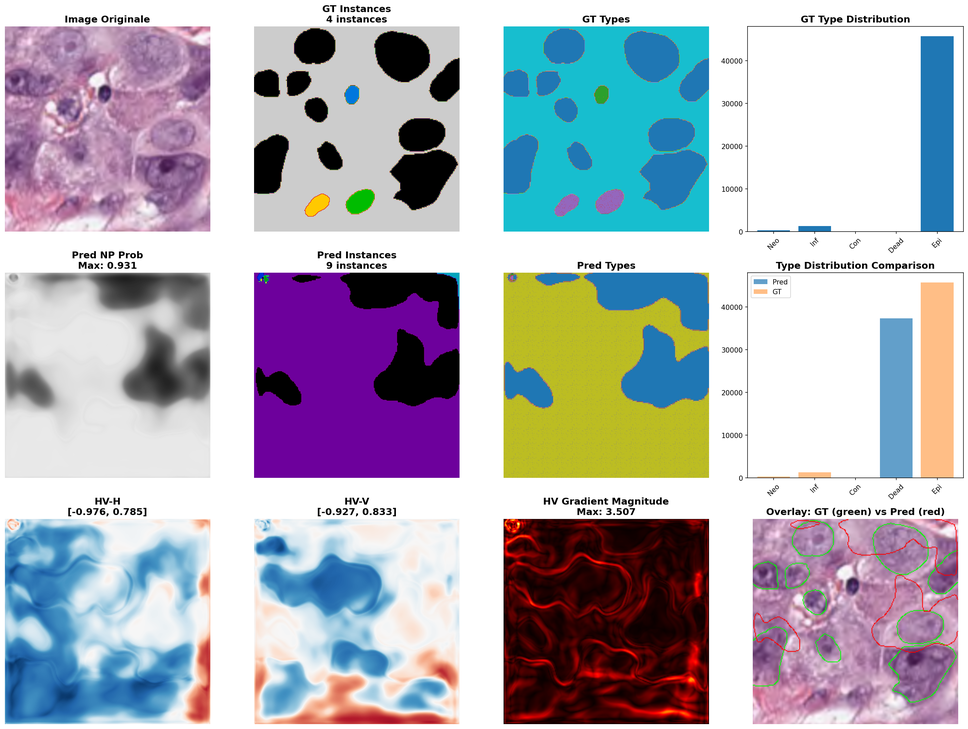
#> input picture diagnostic_image_00000.png, 968 x 729 px, shrunk from 2968 x 2235 before the run
$ python quality_filter.py --input-dir ../.. --output-dir out   (older library calls are emulated)
#> lines starting #> are read from the running program, lines starting #| are printed output that depends on the picture; after the words box and inside, x2 and y2 are one past the last pixel; in counts of white or black regions, pixels touching at a corner belong together
#> in filter_directory, img is the input picture: shape (729, 968, 3); mean B, G, R 186.6, 177.1, 177.5
#!/usr/bin/env python3
"""
Filtrage qualité des images histopathologiques.

Détecte et filtre:
- Images floues
- Artefacts (bulles, plis, marquages)
- Fond blanc excessif
- Problèmes de coloration

Usage:
    python scripts/preprocessing/quality_filter.py --input-dir tiles/ --output-dir filtered/
"""

import argparse
import numpy as np
from pathlib import Path
from typing import Tuple, Dict
import cv2


class QualityFilter:
    """Filtre de qualité pour images histopathologiques."""

    def __init__(
        self,
        blur_threshold: float = 100.0,
        tissue_min: float = 0.3,
        saturation_min: float = 0.1,
        brightness_range: Tuple[int, int] = (30, 220),
    ):
        """
        Args:
            blur_threshold: Seuil de Laplacian variance (< = flou)
            tissue_min: Proportion minimale de tissu
            saturation_min: Saturation minimale moyenne
            brightness_range: Plage de luminosité acceptable
        """
        self.blur_threshold = blur_threshold
        self.tissue_min = tissue_min
        self.saturation_min = saturation_min
        self.brightness_range = brightness_range

    def check_blur(self, image: np.ndarray) -> Tuple[bool, float]:
        """Vérifie le flou via variance du Laplacien."""
        if len(image.shape) == 3:
            gray = cv2.cvtColor(image, cv2.COLOR_RGB2GRAY)
        else:
            gray = image

        laplacian_var = cv2.Laplacian(gray, cv2.CV_64F).var()
        is_sharp = laplacian_var >= self.blur_threshold

        return is_sharp, laplacian_var

    def check_tissue_content(self, image: np.ndarray) -> Tuple[bool, float]:
        """Vérifie la proportion de tissu."""
        if len(image.shape) == 3:
            gray = cv2.cvtColor(image, cv2.COLOR_RGB2GRAY)
        else:
            gray = image

        # Pixels non-blancs = tissu
        tissue_mask = gray < 220
        tissue_ratio = np.mean(tissue_mask)

        has_tissue = tissue_ratio >= self.tissue_min

        return has_tissue, tissue_ratio

    def check_saturation(self, image: np.ndarray) -> Tuple[bool, float]:
        """Vérifie la saturation (coloration H&E)."""
        if len(image.shape) != 3:
            return False, 0.0

        hsv = cv2.cvtColor(image, cv2.COLOR_RGB2HSV)
        saturation = hsv[:, :, 1].mean() / 255.0

        has_color = saturation >= self.saturation_min

        return has_color, saturation

    def check_brightness(self, image: np.ndarray) -> Tuple[bool, float]:
        """Vérifie la luminosité."""
        if len(image.shape) == 3:
            gray = cv2.cvtColor(image, cv2.COLOR_RGB2GRAY)
        else:
            gray = image

        brightness = gray.mean()

        in_range = self.brightness_range[0] <= brightness <= self.brightness_range[1]

        return in_range, brightness

    def detect_artifacts(self, image: np.ndarray) -> Tuple[bool, Dict]:
        """Détecte les artefacts courants."""
        artifacts = {}

        if len(image.shape) != 3:
            return True, artifacts

        # Détection de bulles (zones très claires circulaires)
        gray = cv2.cvtColor(image, cv2.COLOR_RGB2GRAY)
        _, white_mask = cv2.threshold(gray, 240, 255, cv2.THRESH_BINARY)
        white_ratio = np.mean(white_mask) / 255

        if white_ratio > 0.3:
            artifacts['bubbles'] = white_ratio

        # Détection de plis (lignes sombres)
        edges = cv2.Canny(gray, 50, 150)
        lines = cv2.HoughLinesP(edges, 1, np.pi/180, 50, minLineLength=50, maxLineGap=10)
        if lines is not None and len(lines) > 20:
            artifacts['folds'] = len(lines)

        # Détection de marquages (couleurs non-H&E)
        hsv = cv2.cvtColor(image, cv2.COLOR_RGB2HSV)
        # Bleu marqueur
        blue_mask = cv2.inRange(hsv, (100, 50, 50), (130, 255, 255))
        if np.mean(blue_mask) > 0.05:
            artifacts['blue_marker'] = np.mean(blue_mask)

        # Noir marqueur
        black_mask = gray < 20
        if np.mean(black_mask) > 0.1:
            artifacts['black_marker'] = np.mean(black_mask)

        no_artifacts = len(artifacts) == 0

        return no_artifacts, artifacts

    def evaluate(self, image: np.ndarray) -> Dict:
        """Évalue la qualité complète d'une image."""
        is_sharp, blur_score = self.check_blur(image)
#> in check_blur, `gray = cv2.cvtColor(image, cv2.COLOR_RGB2GRAY)`:
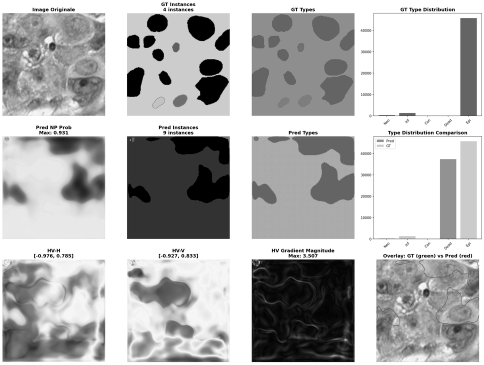
#> gray: shape (729, 968) (shown at 1/2 size); min 0, max 255, mean 178.3
#> in check_blur, `laplacian_var = cv2.Laplacian(gray, cv2.CV_64F).var()`: laplacian_var = 1594.9
#> in check_blur, `is_sharp = laplacian_var >= self.blur_threshold`: is_sharp = True
        has_tissue, tissue_ratio = self.check_tissue_content(image)
        has_color, saturation = self.check_saturation(image)
        in_range, brightness = self.check_brightness(image)
        no_artifacts, artifacts = self.detect_artifacts(image)

        passed = all([is_sharp, has_tissue, has_color, in_range, no_artifacts])

        return {
            'passed': passed,
            'blur': {'passed': is_sharp, 'score': blur_score},
            'tissue': {'passed': has_tissue, 'ratio': tissue_ratio},
            'saturation': {'passed': has_color, 'value': saturation},
            'brightness': {'passed': in_range, 'value': brightness},
            'artifacts': {'passed': no_artifacts, 'detected': artifacts},
        }


def filter_directory(
    input_dir: Path,
    output_dir: Path,
    qfilter: QualityFilter,
    move_rejected: bool = False
) -> Dict:
    """Filtre un répertoire d'images."""
    extensions = ['.png', '.jpg', '.jpeg', '.tif', '.tiff']
    images = [f for f in input_dir.rglob('*') if f.suffix.lower() in extensions]

    output_dir.mkdir(parents=True, exist_ok=True)

    if move_rejected:
        rejected_dir = output_dir.parent / 'rejected'
        rejected_dir.mkdir(parents=True, exist_ok=True)

    stats = {
        'total': len(images),
        'passed': 0,
        'rejected': 0,
        'rejection_reasons': {
            'blur': 0,
            'tissue': 0,
            'saturation': 0,
            'brightness': 0,
            'artifacts': 0,
        }
    }

    for img_path in images:
        img = cv2.imread(str(img_path))
        if img is None:
            continue

        img_rgb = cv2.cvtColor(img, cv2.COLOR_BGR2RGB)
        result = qfilter.evaluate(img_rgb)
#> in evaluate, `is_sharp, blur_score = self.check_blur(image)`: blur_score = 1594.9
#> in check_tissue_content, `tissue_mask = gray < 220`:
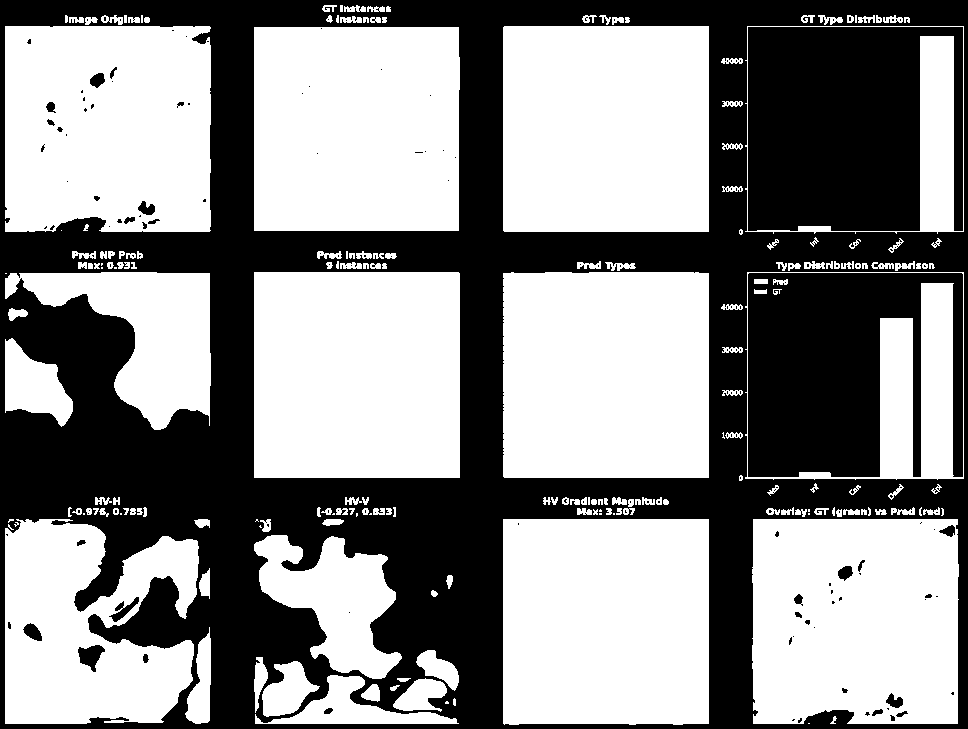
#> tissue_mask: shape (729, 968) bool; 55.3% white; 194 black regions (163 under 20 px), largest, box (x1, y1, x2, y2) and area: (0, 0, 968, 729) 243181, (748, 27, 963, 231) 37032, (748, 273, 963, 477) 32024
#> in check_tissue_content, `tissue_ratio = np.mean(tissue_mask)`: tissue_ratio = 0.553
#> in check_tissue_content, `has_tissue = tissue_ratio >= self.tissue_min`: has_tissue = True
#> in evaluate, `has_tissue, tissue_ratio = self.check_tissue_content(image)`: tissue_ratio = 0.553
#> in check_saturation, `saturation = hsv[:, :, 1].mean() / 255.0`: saturation = 0.3
#> in check_saturation, `has_color = saturation >= self.saturation_min`: has_color = True
#> in evaluate, `has_color, saturation = self.check_saturation(image)`: saturation = 0.3
#> in check_brightness, `brightness = gray.mean()`: brightness = 178.3
#> in check_brightness, `in_range = self.brightness_range[0] <= brightness <= self.brightness_r..`: in_range = True
#> in evaluate, `in_range, brightness = self.check_brightness(image)`: brightness = 178.3
#> in detect_artifacts, `_, white_mask = cv2.threshold(gray, 240, 255, cv2.THRESH_BINARY)`:
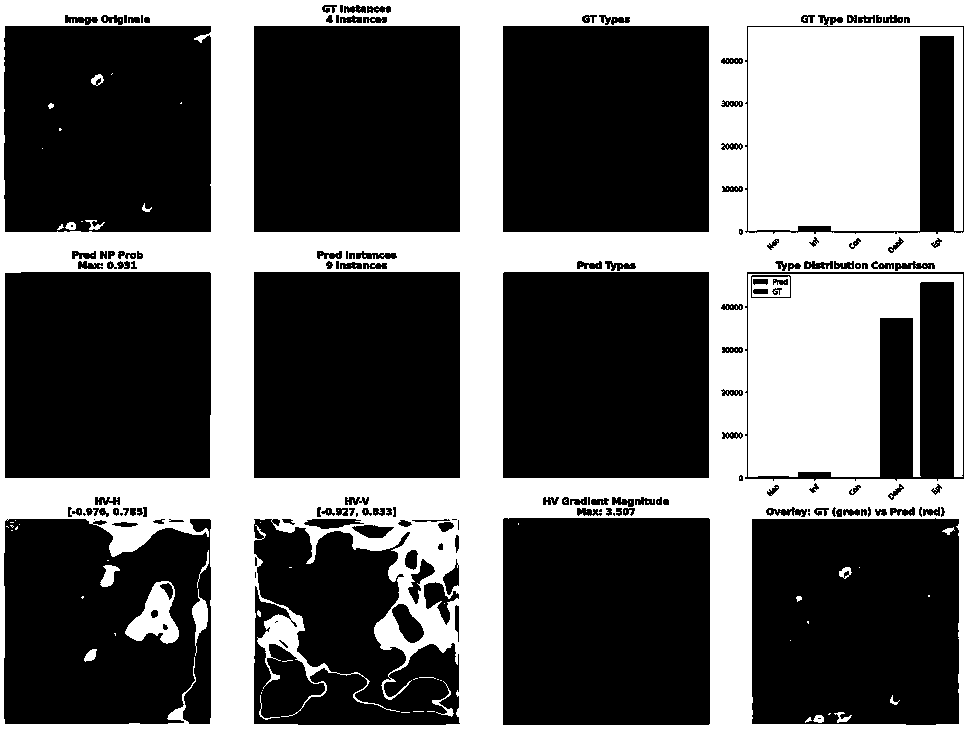
#> white_mask: shape (729, 968); 37.9% white; 182 white regions (157 under 20 px), largest, box (x1, y1, x2, y2) and area: (0, 0, 968, 729) 195255, (748, 27, 963, 231) 37032, (748, 274, 963, 477) 30655
#> in detect_artifacts, `white_ratio = np.mean(white_mask) / 255`: white_ratio = 0.379
#> in detect_artifacts, `edges = cv2.Canny(gray, 50, 150)`:
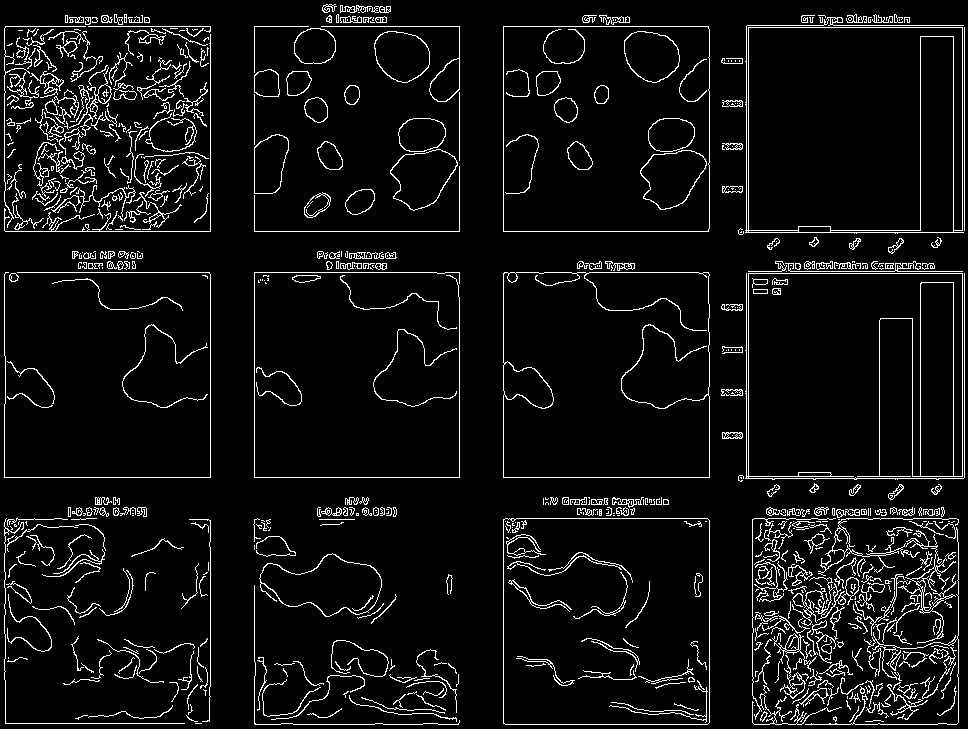
#> edges: shape (729, 968); 6.3% white in thin lines or dots
#> in detect_artifacts, `lines = cv2.HoughLinesP(edges, 1, np.pi/180, 50, minLineLength=50, max..`: lines = 232 rows, first 6: [709, 722, 709, 520], [5, 26, 210, 26], [254, 477, 254, 272], [4, 477, 210, 477], [503, 231, 708, 231], [505, 724, 707, 724]
#> in detect_artifacts, `black_mask = gray < 20`:
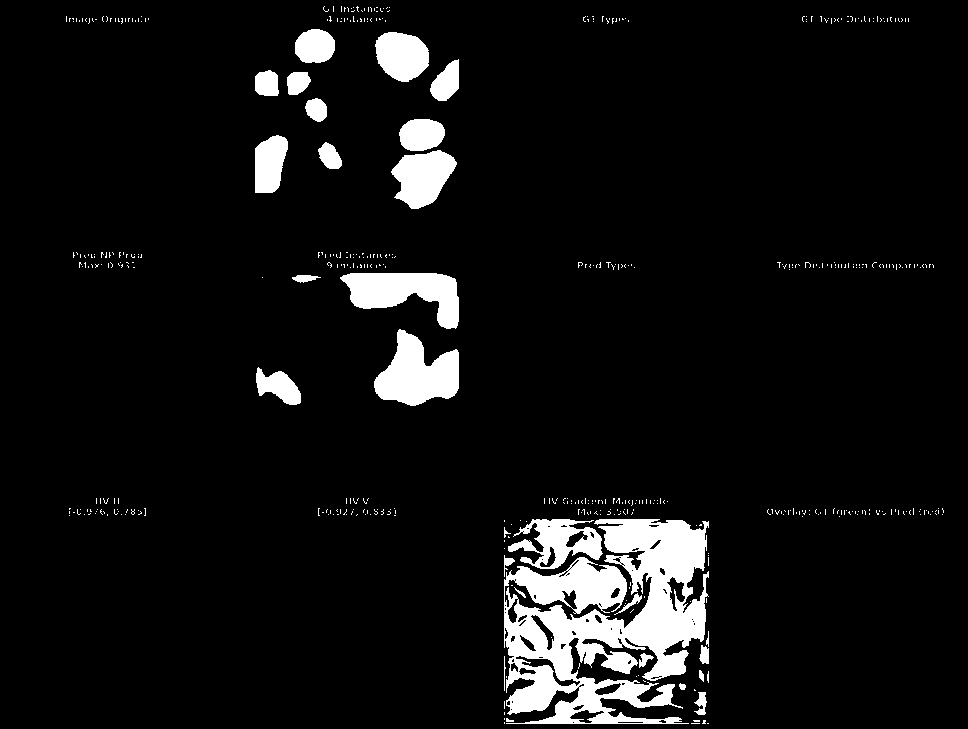
#> black_mask: shape (729, 968) bool; 7% white; 506 white regions (478 under 20 px), largest, box (x1, y1, x2, y2) and area: (504, 519, 709, 724) 24319, (374, 329, 459, 406) 3980, (340, 273, 459, 329) 3793
#> in detect_artifacts, `no_artifacts = len(artifacts) == 0`: no_artifacts = False
#> in evaluate, `no_artifacts, artifacts = self.detect_artifacts(image)`: artifacts = {'bubbles': 0.379, 'folds': 232, 'blue_marker': 27.11}
#> in evaluate, `passed = all([is_sharp, has_tissue, has_color, in_range, no_artifacts])`: passed = False
#> in filter_directory, `result = qfilter.evaluate(img_rgb)`: result = 6 items
#> after the loop in filter_directory, `for key in ['blur', 'tissue', 'saturation', 'brightness', 'artifacts']:`: stats = 4 items

        rel_path = img_path.relative_to(input_dir)

        if result['passed']:
            out_path = output_dir / rel_path
            out_path.parent.mkdir(parents=True, exist_ok=True)
            cv2.imwrite(str(out_path), img)
            stats['passed'] += 1
        else:
            stats['rejected'] += 1

            # Compter les raisons
            for key in ['blur', 'tissue', 'saturation', 'brightness', 'artifacts']:
                if not result[key]['passed']:
                    stats['rejection_reasons'][key] += 1

            if move_rejected:
                out_path = rejected_dir / rel_path
                out_path.parent.mkdir(parents=True, exist_ok=True)
                cv2.imwrite(str(out_path), img)
#> pass 2 of the loop in filter_directory, `for img_path in images:`:
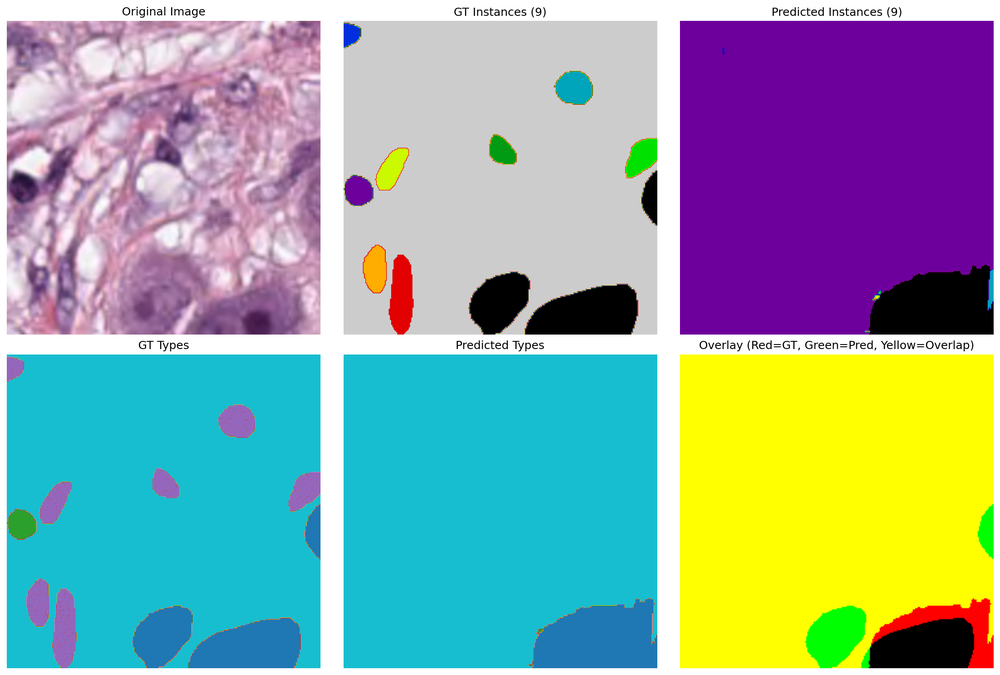
#> input picture image_00002_diagnosis.png, 1000 x 675 px, shrunk from 2206 x 1489 before the run
#> in filter_directory, img is the input picture: shape (675, 1000, 3); mean B, G, R 163.9, 167.5, 142.7
#> img_rgb: shape (675, 1000, 3)
#> gray: shape (675, 1000)
#> in check_tissue_content (call 2), `tissue_mask = gray < 220`:
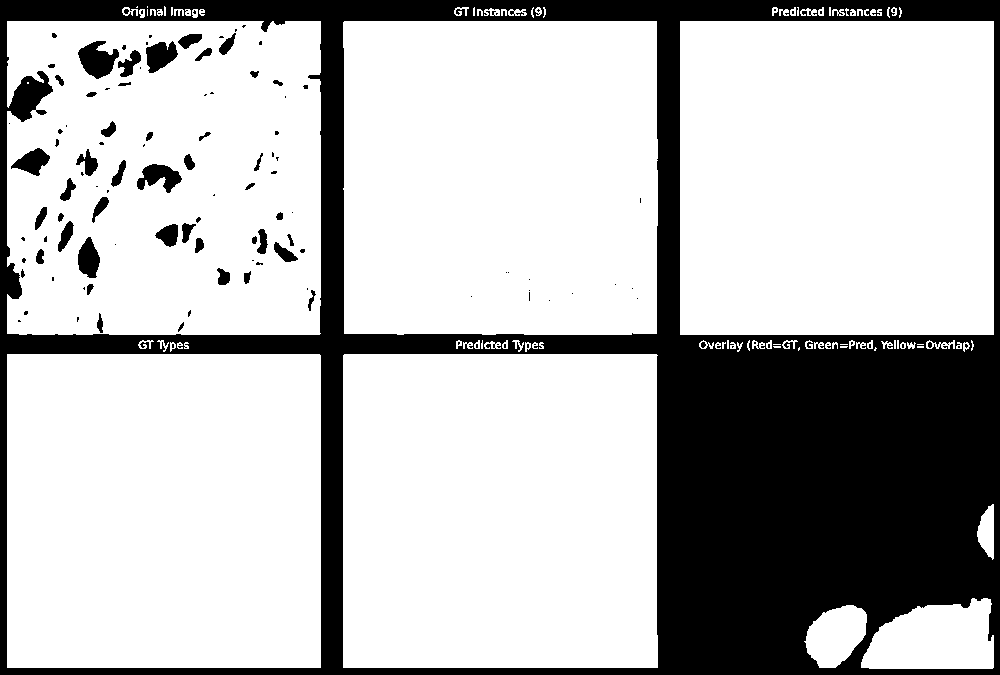
#> tissue_mask: shape (675, 1000) bool; 73.5% white; 140 black regions (90 under 20 px), largest, box (x1, y1, x2, y2) and area: (0, 0, 1000, 675) 170410, (78, 41, 119, 79) 943, (137, 164, 182, 193) 724
#> in check_tissue_content (call 2), `tissue_ratio = np.mean(tissue_mask)`: tissue_ratio = 0.735
#> white_ratio = 0.118
#> lines = 112 rows, first 6: [7, 354, 320, 354], [680, 334, 993, 334], [680, 668, 830, 668], [681, 20, 992, 20], [657, 334, 657, 22], [343, 189, 343, 23]
#> in detect_artifacts (call 2), `black_mask = gray < 20`:
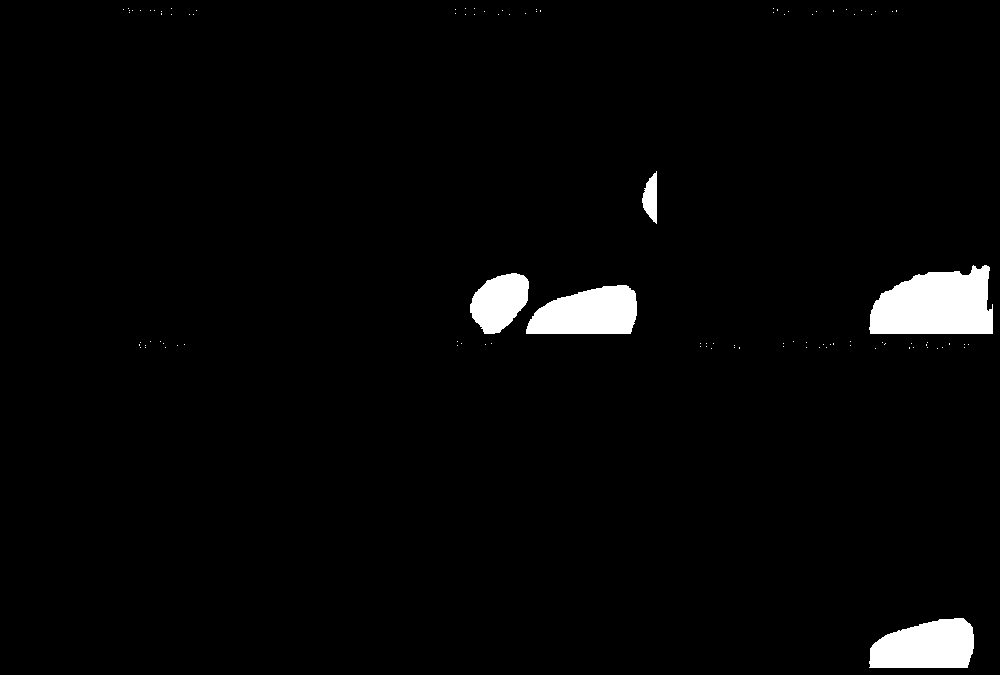
#> black_mask: shape (675, 1000) bool; 2.7% white; 101 white regions (96 under 20 px), largest, box (x1, y1, x2, y2) and area: (869, 265, 993, 334) 6695, (869, 618, 974, 668) 4226, (526, 285, 637, 334) 4208, (470, 273, 529, 334) 2510, (642, 171, 657, 224) 524

    return stats


def main():
    parser = argparse.ArgumentParser(
        description="Filtrage qualité des images histopathologiques"
    )
    parser.add_argument("--input-dir", type=str, required=True, help="Répertoire d'entrée")
    parser.add_argument("--output-dir", type=str, required=True, help="Répertoire de sortie")
    parser.add_argument("--blur-threshold", type=float, default=100.0, help="Seuil flou")
    parser.add_argument("--tissue-min", type=float, default=0.3, help="Tissu minimum")
    parser.add_argument("--move-rejected", action="store_true", help="Déplacer les rejetées")

    args = parser.parse_args()

    qfilter = QualityFilter(
        blur_threshold=args.blur_threshold,
        tissue_min=args.tissue_min,
    )

    print(f"Filtrage de {args.input_dir}...")

    stats = filter_directory(
        Path(args.input_dir),
        Path(args.output_dir),
        qfilter,
        args.move_rejected
    )
#> stats = 4 items

    print(f"\n{'='*40}")
    print(f"Résultats:")
    print(f"  Total: {stats['total']}")
#|   Total: 2
    print(f"  Acceptées: {stats['passed']} ({stats['passed']/max(1,stats['total'])*100:.1f}%)")
#|   Acceptées: 0 (0.0%)
    print(f"  Rejetées: {stats['rejected']}")
#|   Rejetées: 2
    print(f"\nRaisons de rejet:")
    for reason, count in stats['rejection_reasons'].items():
        if count > 0:
            print(f"  - {reason}: {count}")
#> this loop made 5 passes
#> (reason, count) on passes 1 to 5: ('blur', 0), ('tissue', 0), ('saturation', 0), ('brightness', 0), ('artifacts', 2)
#> (printed output is left out)
    print(f"{'='*40}")


if __name__ == "__main__":
    main()
